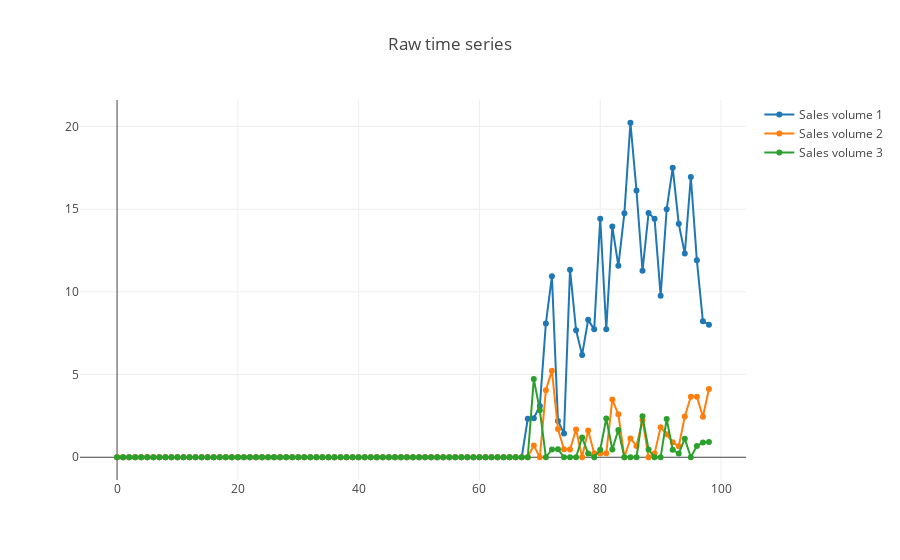

Notebook code cell kept with this figure:
### Code cell
# Create traces
trace0 = go.Scatter(
    y = sales.T.iloc[4] ,
    x = np.arange(0,len(sales)),
    mode = 'lines+markers',
    name = 'Sales volume 1'
)

trace1 = go.Scatter(
    y = sales.T.iloc[304],
    x = np.arange(0,len(sales)),
    mode = 'lines+markers',
    name = 'Sales volume 2'
)

trace2 = go.Scatter(
    y = sales.T.iloc[800],
    x = np.arange(0, len(sales)),
    mode = 'lines+markers',
    name = 'Sales volume 3'
)

raw_data = [trace0, trace1, trace2]

layout = go.Layout(title='Raw time series', showlegend=True)
fig = go.Figure(data=raw_data, layout=layout)

iplot(fig, filename='show-legend')

### Figure 1 — Plotly figure (JSON) as saved in the notebook; plotly's stock layout.template omitted (floating-point values rounded to 4 significant figures)
{"data": [{"mode": "lines+markers", "name": "Sales volume 1", "type": "scatter", "x": [0, 1, 2, 3, 4, 5, 6, 7, 8, 9, 10, 11, 12, 13, 14, 15, 16, 17, 18, 19, 20, 21, 22, 23, 24, 25, 26, 27, 28, 29, 30, 31, 32, 33, 34, 35, 36, 37, 38, 39, 40, 41, 42, 43, 44, 45, 46, 47, 48, 49, 50, 51, 52, 53, 54, 55, 56, 57, 58, 59, 60, 61, 62, 63, 64, 65, 66, 67, 68, 69, 70, 71, 72, 73, 74, 75, 76, 77, 78, 79, 80, 81, 82, 83, 84, 85, 86, 87, 88, 89, 90, 91, 92, 93, 94, 95, 96, 97, 98], "y": [0, 0, 0, 0, 0, 0, 0, 0, 0, 0, 0, 0, 0, 0, 0, 0, 0, 0, 0, 0, 0, 0, 0, 0, 0, 0, 0, 0, 0, 0, 0, 0, 0, 0, 0, 0, 0, 0, 0, 0, 0, 0, 0, 0, 0, 0, 0, 0, 0, 0, 0, 0, 0, 0, 0, 0, 0, 0, 0, 0, 0, 0, 0, 0, 0, 0, 0, 0, 2.326, 2.362, 3.103, 8.095, 10.95, 2.195, 1.44, 11.34, 7.68, 6.19, 8.308, 7.734, 14.43, 7.734, 13.95, 11.57, 14.76, 20.23, 16.14, 11.28, 14.77, 14.42, 9.773, 15, 17.5, 14.12, 12.31, 16.95, 11.91, 8.222, 8.015]}, {"mode": "lines+markers", "name": "Sales volume 2", "type": "scatter", "x": [0, 1, 2, 3, 4, 5, 6, 7, 8, 9, 10, 11, 12, 13, 14, 15, 16, 17, 18, 19, 20, 21, 22, 23, 24, 25, 26, 27, 28, 29, 30, 31, 32, 33, 34, 35, 36, 37, 38, 39, 40, 41, 42, 43, 44, 45, 46, 47, 48, 49, 50, 51, 52, 53, 54, 55, 56, 57, 58, 59, 60, 61, 62, 63, 64, 65, 66, 67, 68, 69, 70, 71, 72, 73, 74, 75, 76, 77, 78, 79, 80, 81, 82, 83, 84, 85, 86, 87, 88, 89, 90, 91, 92, 93, 94, 95, 96, 97, 98], "y": [0, 0, 0, 0, 0, 0, 0, 0, 0, 0, 0, 0, 0, 0, 0, 0, 0, 0, 0, 0, 0, 0, 0, 0, 0, 0, 0, 0, 0, 0, 0, 0, 0, 0, 0, 0, 0, 0, 0, 0, 0, 0, 0, 0, 0, 0, 0, 0, 0, 0, 0, 0, 0, 0, 0, 0, 0, 0, 0, 0, 0, 0, 0, 0, 0, 0, 0, 0, 0, 0.7087, 0, 4.048, 5.238, 1.707, 0.48, 0.4724, 1.68, 0, 1.615, 0.2344, 0.229, 0.2344, 3.488, 2.598, 0, 1.136, 0.6818, 2.256, 0, 0.2326, 1.818, 1.385, 0.9091, 0.6618, 2.463, 3.664, 3.664, 2.444, 4.122]}, {"mode": "lines+markers", "name": "Sales volume 3", "type": "scatter", "x": [0, 1, 2, 3, 4, 5, 6, 7, 8, 9, 10, 11, 12, 13, 14, 15, 16, 17, 18, 19, 20, 21, 22, 23, 24, 25, 26, 27, 28, 29, 30, 31, 32, 33, 34, 35, 36, 37, 38, 39, 40, 41, 42, 43, 44, 45, 46, 47, 48, 49, 50, 51, 52, 53, 54, 55, 56, 57, 58, 59, 60, 61, 62, 63, 64, 65, 66, 67, 68, 69, 70, 71, 72, 73, 74, 75, 76, 77, 78, 79, 80, 81, 82, 83, 84, 85, 86, 87, 88, 89, 90, 91, 92, 93, 94, 95, 96, 97, 98], "y": [0, 0, 0, 0, 0, 0, 0, 0, 0, 0, 0, 0, 0, 0, 0, 0, 0, 0, 0, 0, 0, 0, 0, 0, 0, 0, 0, 0, 0, 0, 0, 0, 0, 0, 0, 0, 0, 0, 0, 0, 0, 0, 0, 0, 0, 0, 0, 0, 0, 0, 0, 0, 0, 0, 0, 0, 0, 0, 0, 0, 0, 0, 0, 0, 0, 0, 0, 0, 0, 4.724, 2.845, 0, 0.4762, 0.4878, 0, 0, 0, 1.19, 0.2308, 0, 0.458, 2.344, 0.4651, 1.654, 0, 0, 0, 2.481, 0.4688, 0, 0, 2.308, 0.4545, 0.2206, 1.119, 0, 0.687, 0.8889, 0.916]}], "layout": {"showlegend": true, "title": "Raw time series"}}
